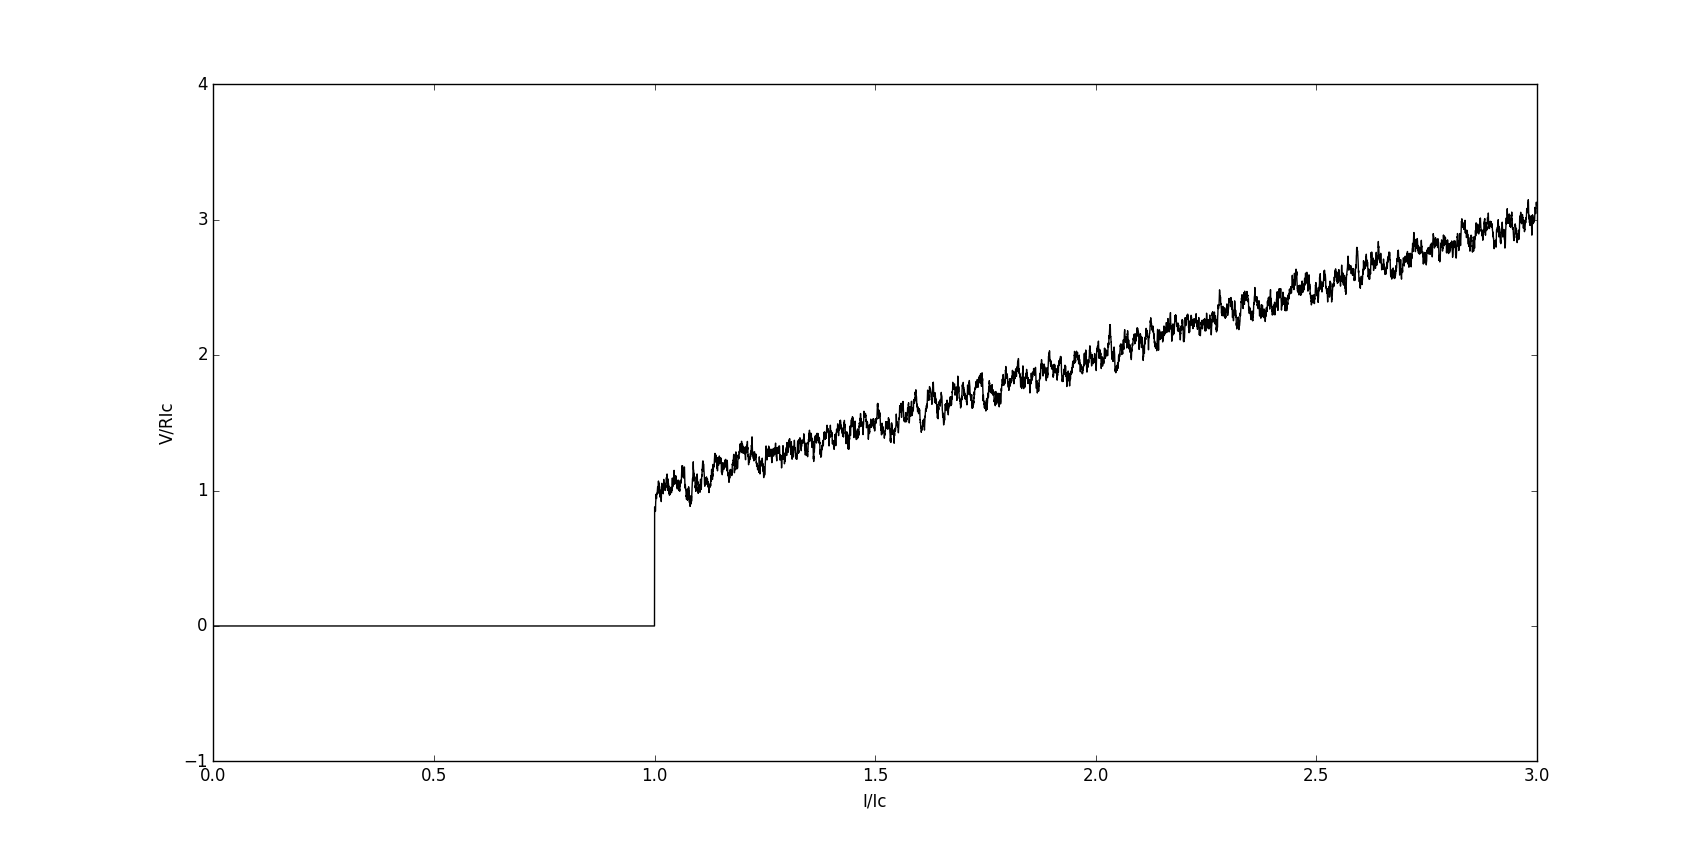

Generate this figure with Python:
## Program by: Indranil Ghosh, Jadavpur University, Physics Department

## Dynamics of superconducting Josephson Junstions, Strogatz: Non-linear Dynamics and Chaos

import pylab
import numpy as np
import math as m

Ic=10**-6
R=1.0
hbar=1.0545718*10**(-34)
e=1.6*10**(-19)
C=1.
A=hbar*C/(2*e)
B=hbar/(2*e*R)
a=A/Ic
b=B/Ic

x1_initial=0
x2_initial=1.

t_initial=0
t_final=100
h=0.01



def Runge(x1_initial, x2_initial, t_initial, h, t_final): 
        time=list(np.arange(t_initial, t_final+h, h))
        I_=list(np.linspace(0, 3, len(time)))
        x1=[x1_initial]
        x2=[x2_initial]
        v=[0]
        
        for i in range(1, len(time)):
                def f1(t, x1, x2): return x2
                def f2(t, x1, x2): return (I_[i]-b*x2-m.sin(x1))/a
                
                p=time[i-1]
                q=x1[i-1]
                r=x2[i-1]

                k11=h*f1(p, q, r)
                k21=h*f2(p, q, r)

                k12=h*f1(p+h/2., q+k11/2., r+k21/2.)
                k22=h*f2(p+h/2., q+k11/2., r+k21/2.)
                
                k13=h*f1(p+h/2., q+k12/2., r+k22/2.)
                k23=h*f2(p+h/2., q+k12/2., r+k22/2.)
                
                k14=h*f1(p+h, q+k13, r+k23)
                k24=h*f2(p+h, q+k13, r+k23)

                x1+=[x1[i-1]+(k11+2*k12+2*k13+k14), ]
                x2+=[x2[i-1]+(k21+2*k22+2*k23+k24), ]

                v+=[0 if I_[i]<=1 else hbar*x2[i]/(2*e*Ic*R), ]
                
        pylab.plot(I_, v, 'k-')
        pylab.ylim(-1, 4)
        pylab.ylabel('V/RIc')
        pylab.xlabel('I/Ic')
        pylab.show()

Runge(x1_initial, x2_initial, t_initial, h, t_final)
